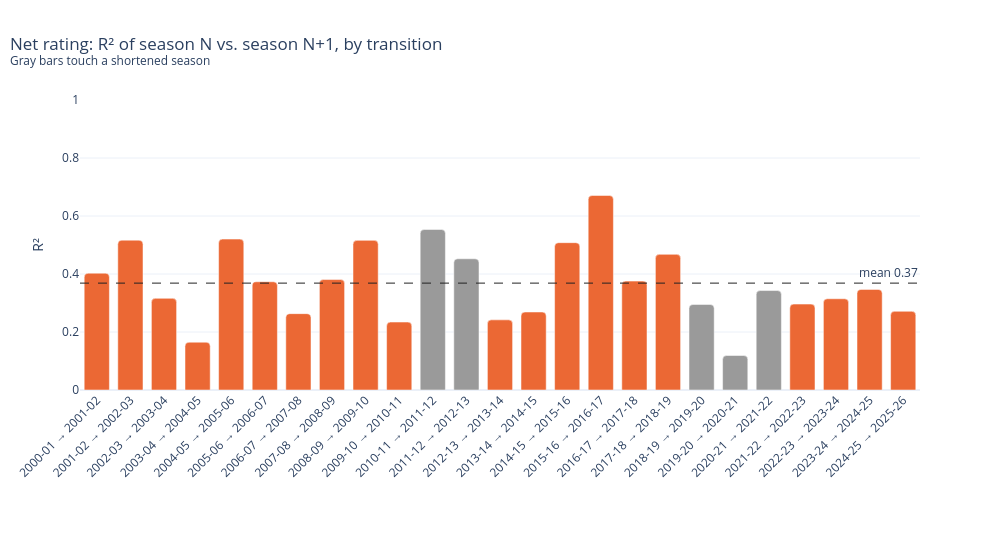

Notebook code for this chart:
### Code cell
plot_r2_by_pair(r_squared_by_pair(pairs, "net_rtg"), "net_rtg").show()

### Figure 1 — Plotly figure (JSON) as saved in the notebook; plotly's stock layout.template omitted (floating-point values rounded to 4 significant figures)
{"data": [{"hovertemplate": "%{x}<br>R² = %{y:.3f}<extra></extra>", "marker": {"color": ["#eb6834", "#eb6834", "#eb6834", "#eb6834", "#eb6834", "#eb6834", "#eb6834", "#eb6834", "#eb6834", "#eb6834", "#9a9a9a", "#9a9a9a", "#eb6834", "#eb6834", "#eb6834", "#eb6834", "#eb6834", "#eb6834", "#9a9a9a", "#9a9a9a", "#9a9a9a", "#eb6834", "#eb6834", "#eb6834", "#eb6834"], "cornerradius": 4}, "type": "bar", "x": ["2000-01 → 2001-02", "2001-02 → 2002-03", "2002-03 → 2003-04", "2003-04 → 2004-05", "2004-05 → 2005-06", "2005-06 → 2006-07", "2006-07 → 2007-08", "2007-08 → 2008-09", "2008-09 → 2009-10", "2009-10 → 2010-11", "2010-11 → 2011-12", "2011-12 → 2012-13", "2012-13 → 2013-14", "2013-14 → 2014-15", "2014-15 → 2015-16", "2015-16 → 2016-17", "2016-17 → 2017-18", "2017-18 → 2018-19", "2018-19 → 2019-20", "2019-20 → 2020-21", "2020-21 → 2021-22", "2021-22 → 2022-23", "2022-23 → 2023-24", "2023-24 → 2024-25", "2024-25 → 2025-26"], "y": [0.4028, 0.5167, 0.3161, 0.1649, 0.5204, 0.3732, 0.2633, 0.3809, 0.516, 0.2343, 0.5536, 0.4525, 0.2418, 0.269, 0.508, 0.6707, 0.3755, 0.4678, 0.295, 0.1189, 0.343, 0.2962, 0.3147, 0.347, 0.2714]}], "layout": {"annotations": [{"showarrow": false, "text": "mean 0.37", "x": 1, "xanchor": "right", "xref": "x domain", "y": 0.3685, "yanchor": "bottom", "yref": "y"}], "bargap": 0.25, "height": 540, "margin": {"b": 150}, "shapes": [{"line": {"color": "#222222", "dash": "dash", "width": 1}, "type": "line", "x0": 0, "x1": 1, "xref": "x domain", "y0": 0.3685, "y1": 0.3685, "yref": "y"}], "title": {"text": "Net rating: R² of season N vs. season N+1, by transition<br><sup>Gray bars touch a shortened season</sup>", "x": 0.01}, "width": 1000, "xaxis": {"tickangle": -45}, "yaxis": {"range": [0, 1], "title": {"text": "R²"}}}}
